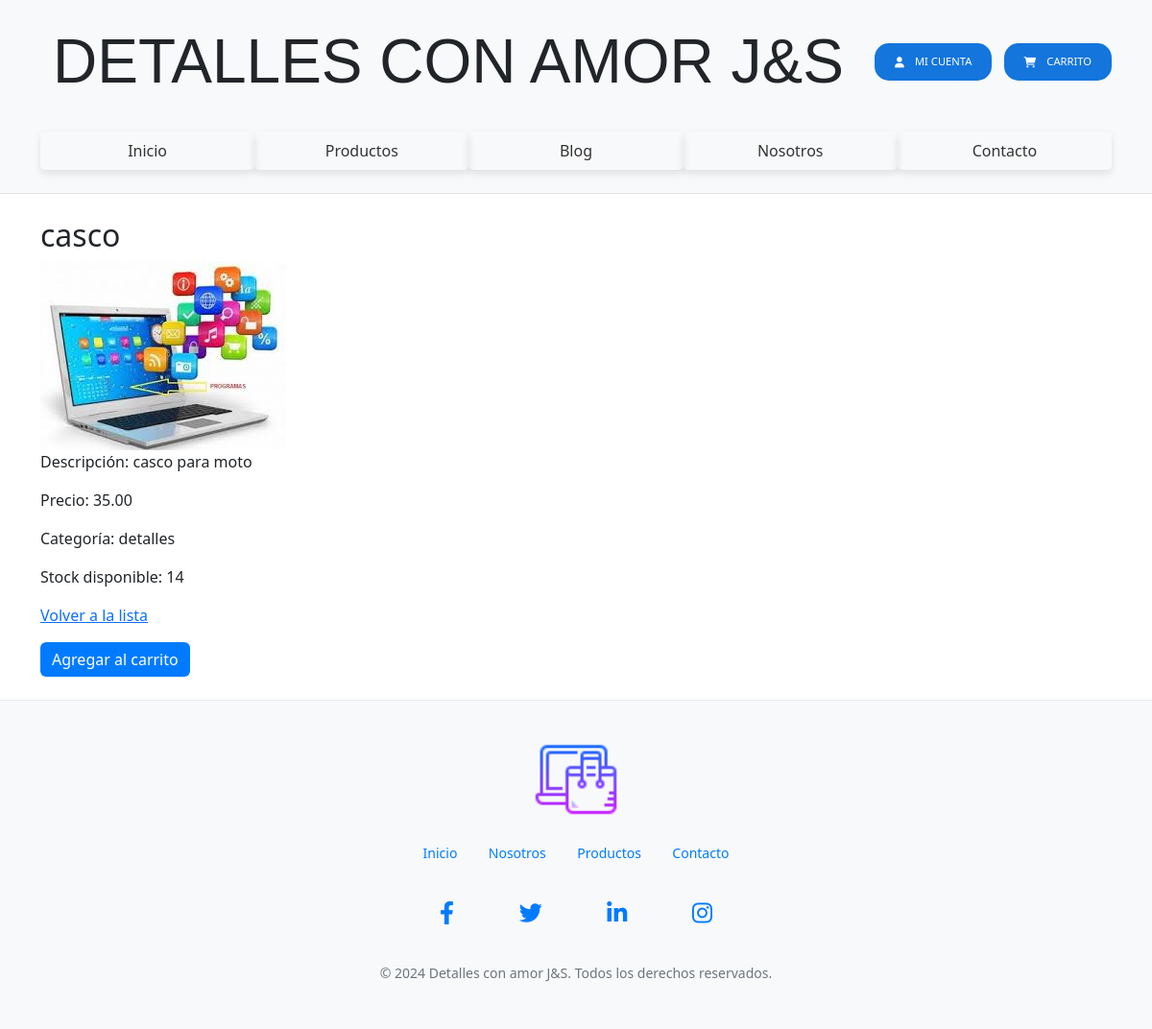
/productos/3/, run on the app's committed database.
### productos/models.py (models this page shows, shortened)
class Producto(models.Model):
    nombre = models.CharField(max_length=100)
    descripcion = models.TextField()
    precio = models.DecimalField(max_digits=10, decimal_places=2)
    stock = models.PositiveIntegerField(default=0)  # Cantidad en inventario
    imagen = models.ImageField(upload_to='productos/', blank=True, null=True)  # Campo de imagen
    categoria = models.ForeignKey(Categoria, on_delete=models.CASCADE)

class Categoria(models.Model):
    nombre = models.CharField(max_length=100)

### productos/views.py (the view)
# urls.py: path('<int:pk>/', views.producto_detalle, name='producto_detalle'),
def producto_detalle(request, pk):
    producto = get_object_or_404(Producto, pk=pk)
    return render(request, 'productos/producto_detalle.html', {'producto': producto})

### tienda_online/templates/productos/producto_detalle.html (shortened to what this page needs)
{% extends 'base.html' %}
{% block content %}
<h2>{{ producto.nombre }}</h2>
<img src="{{ producto.imagen.url }}" class="img-fluid" alt="{{ producto.nombre }}">
<p>Descripción: {{ producto.descripcion }}</p>
<p>Precio: {{ producto.precio }}</p>
<p>Categoría: {{ producto.categoria.nombre }}</p>
<p>Stock disponible: {{ producto.stock }}</p>
<a href="{% url 'productos:lista_productos' %}">Volver a la lista</a>
<form action="{% url 'carrito:agregar_al_carrito' producto.id %}" method="post">
    <button type="submit" class="btn btn-primary mt-3">Agregar al carrito</button>
</form>
{% endblock %}

### static/css/styles.css (style rules this page uses)
.btn-primary { background-color: #007bff; border: none; }
.container-fluid, body { padding: 0; margin: 0 auto; width: 100%; }

### data on the page
Producto: nombre "casco", imagen (picture), descripcion "casco para moto", precio "35.00", categoria.nombre "detalles", stock "14"
